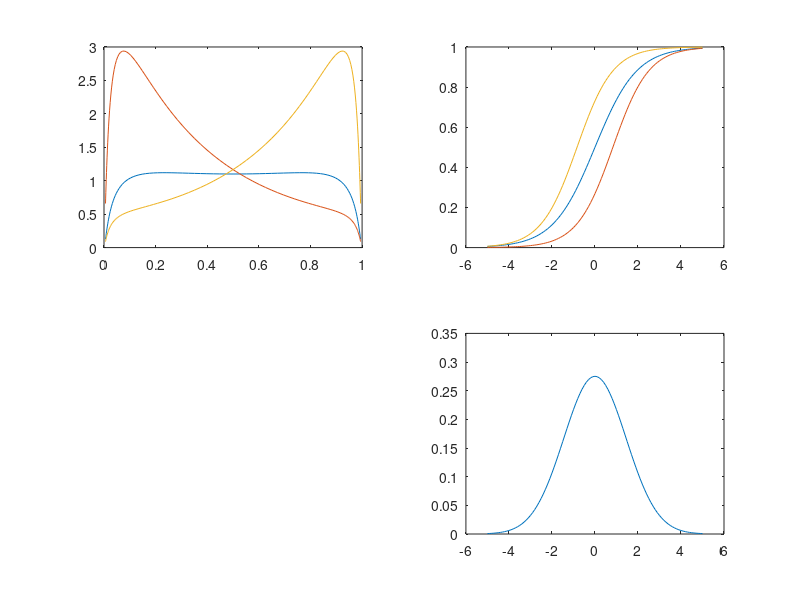

Here is the MATLAB script that generated this plot:
clear all; clc;
x = -5 : 0.1 : 5;
f_x = normpdf(x, 0, 1.45);
subplot(2, 2, 4);
plot(x, f_x);
hold on;
a1 = 1.03;
a2 = 1.2;

y = 1 ./ (1 + exp(- a1 * x));
y2 = 1 ./ (1 + exp(- ( a2* x - 1 ) ));
y3 = 1 ./ (1 + exp(- ( a2* x + 1 ) ));
subplot(2, 2, 2);
plot(x, y);
hold on;

subplot(2, 2, 2);
plot(x, y2);
hold on;

subplot(2, 2, 2);
plot(x, y3);
hold on;

y_p = y .* ( 1 - y );
y_p2 = a2 * y2 .* ( 1 - y2 );
y_p3 = a2 * y3 .* ( 1 - y3 );
% subplot(2, 2, 3);
% plot(x, y_p);

f_y = f_x ./ abs(y_p);
subplot(2, 2, 1);
plot(y, f_y);
hold on ;

f_y2 = f_x ./ abs(y_p2);
subplot(2, 2, 1);
plot(y, f_y2);

f_y3 = f_x ./ abs(y_p3);
subplot(2, 2, 1);
plot(y, f_y3);

hold off;
